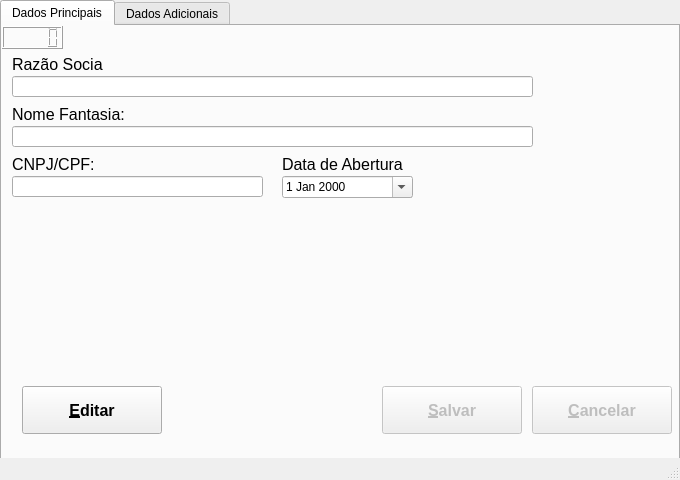
<?xml version="1.0" encoding="UTF-8"?>
<ui version="4.0">
 <class>MainWindow</class>
 <widget class="QMainWindow" name="MainWindow">
  <property name="geometry">
   <rect>
    <x>0</x>
    <y>0</y>
    <width>680</width>
    <height>480</height>
   </rect>
  </property>
  <property name="minimumSize">
   <size>
    <width>680</width>
    <height>480</height>
   </size>
  </property>
  <property name="maximumSize">
   <size>
    <width>680</width>
    <height>480</height>
   </size>
  </property>
  <property name="windowTitle">
   <string>MainWindow</string>
  </property>
  <widget class="QWidget" name="centralwidget">
   <widget class="QTabWidget" name="tabWidget">
    <property name="geometry">
     <rect>
      <x>0</x>
      <y>0</y>
      <width>680</width>
      <height>480</height>
     </rect>
    </property>
    <property name="font">
     <font>
      <stylestrategy>PreferAntialias</stylestrategy>
     </font>
    </property>
    <property name="toolTip">
     <string notr="true"/>
    </property>
    <property name="currentIndex">
     <number>0</number>
    </property>
    <widget class="QWidget" name="DdPrincipais">
     <attribute name="title">
      <string>Dados Principais</string>
     </attribute>
     <widget class="QLineEdit" name="lineEdit">
      <property name="geometry">
       <rect>
        <x>10</x>
        <y>50</y>
        <width>521</width>
        <height>21</height>
       </rect>
      </property>
      <property name="font">
       <font>
        <family>Segoe UI</family>
        <pointsize>12</pointsize>
        <stylestrategy>NoAntialias</stylestrategy>
       </font>
      </property>
     </widget>
     <widget class="QLabel" name="label">
      <property name="geometry">
       <rect>
        <x>10</x>
        <y>30</y>
        <width>91</width>
        <height>16</height>
       </rect>
      </property>
      <property name="font">
       <font>
        <family>Segoe UI</family>
        <pointsize>12</pointsize>
       </font>
      </property>
      <property name="text">
       <string>Razão Social:</string>
      </property>
     </widget>
     <widget class="QLineEdit" name="lineEdit_3">
      <property name="geometry">
       <rect>
        <x>10</x>
        <y>100</y>
        <width>521</width>
        <height>21</height>
       </rect>
      </property>
      <property name="font">
       <font>
        <family>Segoe UI</family>
        <pointsize>12</pointsize>
       </font>
      </property>
      <property name="text">
       <string/>
      </property>
     </widget>
     <widget class="QLabel" name="label_3">
      <property name="geometry">
       <rect>
        <x>10</x>
        <y>80</y>
        <width>121</width>
        <height>16</height>
       </rect>
      </property>
      <property name="font">
       <font>
        <family>Segoe UI</family>
        <pointsize>12</pointsize>
       </font>
      </property>
      <property name="text">
       <string>Nome Fantasia:</string>
      </property>
     </widget>
     <widget class="QLineEdit" name="lineEdit_4">
      <property name="geometry">
       <rect>
        <x>10</x>
        <y>150</y>
        <width>251</width>
        <height>21</height>
       </rect>
      </property>
      <property name="font">
       <font>
        <family>Segoe UI</family>
        <pointsize>12</pointsize>
       </font>
      </property>
     </widget>
     <widget class="QLabel" name="label_4">
      <property name="geometry">
       <rect>
        <x>10</x>
        <y>130</y>
        <width>91</width>
        <height>16</height>
       </rect>
      </property>
      <property name="font">
       <font>
        <family>Segoe UI</family>
        <pointsize>12</pointsize>
       </font>
      </property>
      <property name="text">
       <string>CNPJ/CPF:</string>
      </property>
     </widget>
     <widget class="QLabel" name="label_5">
      <property name="geometry">
       <rect>
        <x>280</x>
        <y>130</y>
        <width>121</width>
        <height>16</height>
       </rect>
      </property>
      <property name="font">
       <font>
        <family>Segoe UI</family>
        <pointsize>12</pointsize>
       </font>
      </property>
      <property name="text">
       <string>Data de Abertura:</string>
      </property>
     </widget>
     <widget class="QDateEdit" name="dateEdit">
      <property name="geometry">
       <rect>
        <x>280</x>
        <y>150</y>
        <width>131</width>
        <height>22</height>
       </rect>
      </property>
      <property name="calendarPopup">
       <bool>true</bool>
      </property>
     </widget>
     <widget class="QPushButton" name="pushButton">
      <property name="enabled">
       <bool>false</bool>
      </property>
      <property name="geometry">
       <rect>
        <x>380</x>
        <y>360</y>
        <width>140</width>
        <height>48</height>
       </rect>
      </property>
      <property name="font">
       <font>
        <family>Segoe UI</family>
        <pointsize>12</pointsize>
        <weight>75</weight>
        <italic>false</italic>
        <bold>true</bold>
        <underline>false</underline>
       </font>
      </property>
      <property name="text">
       <string>&amp;Salvar</string>
      </property>
      <property name="shortcut">
       <string>Alt+S</string>
      </property>
     </widget>
     <widget class="QPushButton" name="pushButton_2">
      <property name="enabled">
       <bool>false</bool>
      </property>
      <property name="geometry">
       <rect>
        <x>530</x>
        <y>360</y>
        <width>140</width>
        <height>48</height>
       </rect>
      </property>
      <property name="font">
       <font>
        <family>Segoe UI</family>
        <pointsize>12</pointsize>
        <weight>75</weight>
        <italic>false</italic>
        <bold>true</bold>
        <underline>false</underline>
       </font>
      </property>
      <property name="toolTip">
       <string notr="true" extracomment="ALT + C"/>
      </property>
      <property name="text">
       <string>&amp;Cancelar</string>
      </property>
      <property name="shortcut">
       <string>Alt+C</string>
      </property>
     </widget>
     <widget class="QPushButton" name="pushButton_3">
      <property name="geometry">
       <rect>
        <x>20</x>
        <y>360</y>
        <width>140</width>
        <height>48</height>
       </rect>
      </property>
      <property name="font">
       <font>
        <family>Segoe UI</family>
        <pointsize>12</pointsize>
        <weight>75</weight>
        <italic>false</italic>
        <bold>true</bold>
        <underline>false</underline>
       </font>
      </property>
      <property name="toolTip">
       <string extracomment="ALT + E"/>
      </property>
      <property name="toolTipDuration">
       <number>5</number>
      </property>
      <property name="text">
       <string>&amp;Editar</string>
      </property>
      <property name="shortcut">
       <string>Alt+E</string>
      </property>
     </widget>
     <widget class="QLCDNumber" name="lcdNumber">
      <property name="geometry">
       <rect>
        <x>0</x>
        <y>0</y>
        <width>61</width>
        <height>23</height>
       </rect>
      </property>
      <property name="intValue" stdset="0">
       <number>0</number>
      </property>
     </widget>
    </widget>
    <widget class="QWidget" name="DdAdicionais">
     <attribute name="title">
      <string>Dados Adicionais</string>
     </attribute>
    </widget>
   </widget>
  </widget>
  <widget class="QMenuBar" name="menubar">
   <property name="geometry">
    <rect>
     <x>0</x>
     <y>0</y>
     <width>680</width>
     <height>21</height>
    </rect>
   </property>
  </widget>
  <widget class="QStatusBar" name="statusbar"/>
 </widget>
 <resources/>
 <connections/>
</ui>
